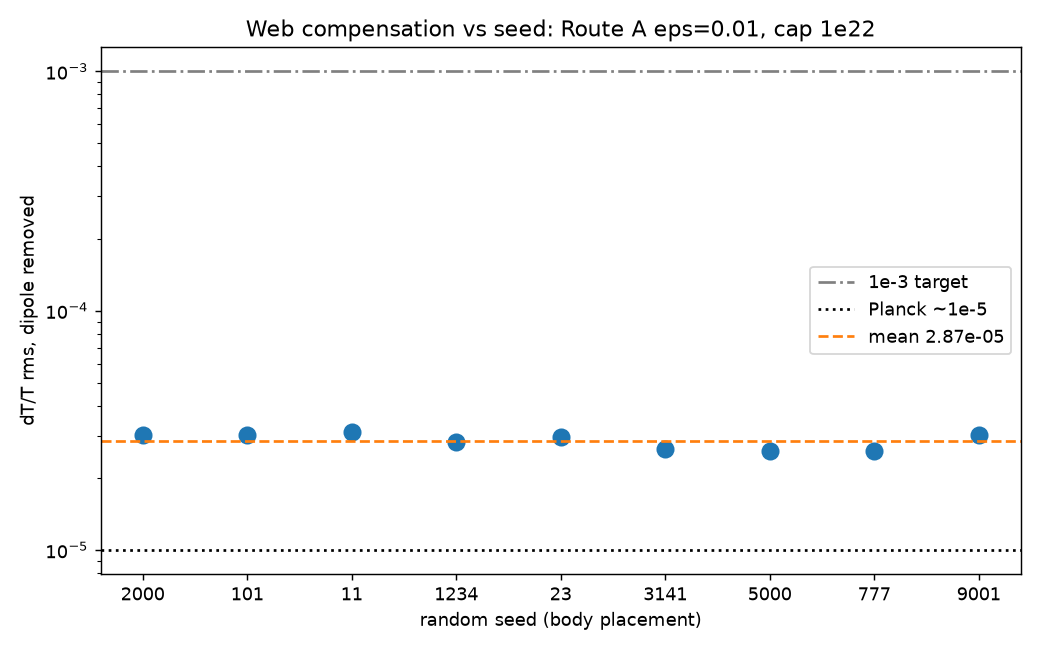

Reproduce this figure in Python.
# Seed robustness of the web compensation (Route A eps=0.01, cap 1e22). Same metric definitions as dTT_rms_vs_angle_web.py.
# Includes the original seed 2000 run (p5_web_RA0.01_M1e22) plus run_seeds.sh seeds. Writes seed_metrics.json and seed_rms.png.
import json,glob,re,numpy as np,healpy as hp,matplotlib;matplotlib.use('Agg');import matplotlib.pyplot as plt
O='/workspace/coepdf/joint_solve/phase5/';NS=64;L=3*NS-1;ll=np.arange(L+1);RHOC=2.775e11*(68.64/100)**2
def stats(m):
    a=hp.map2alm(m,lmax=L,iter=3);cl=hp.alm2cl(a);nd=m-hp.alm2map(hp.almxfl(a,(ll==1).astype(float)),NS)-m.mean()
    return float(nd.std()),float(np.sqrt(5*cl[2]/(4*np.pi)))
fs=[O+'p5_web_RA0.01_M1e22.json']+sorted(glob.glob(O+'p5_web_RA0.01_M1e22_s*.json'))
rows={}
for f in fs:
    j=json.load(open(f));z=np.load(f[:-5]+'.npz');Rs=z['Resid'];assert np.all(np.isfinite(Rs))
    r,l2=stats(Rs);R=j['R']*1e3;V=4/3*np.pi*((j['RMAXF']*R)**3-(0.075*R)**3)/j['NB'];dl=z['M']/(RHOC*V)
    rows[j['seed']]=dict(rms_nodip=r,l2_amp=l2,comp_max=j['cancel_err_max'],comp_rms=j['cancel_err_rms'],frac_at_cap=j['frac_at_bound'],
        max_abs_delta=float(np.abs(dl).max()),n_delta_lt_m1=int((dl<-1).sum()))
k=list(next(iter(rows.values())).keys());summ={q:dict(mean=float(np.mean([v[q] for v in rows.values()])),std=float(np.std([v[q] for v in rows.values()],ddof=1)) if len(rows)>1 else 0.,
    min=float(min(v[q] for v in rows.values())),max=float(max(v[q] for v in rows.values()))) for q in k}
json.dump(dict(per_seed=rows,summary=summ,n=len(rows)),open(O+'web/seed_metrics.json','w'),indent=1)
for s,v in rows.items(): print(s,' '.join(f'{q}={v[q]:.3g}' for q in k))
for q in k: print(q,summ[q])
S=list(rows);y=[rows[s]['rms_nodip'] for s in S]
fig,ax=plt.subplots(figsize=(8,5));ax.semilogy(range(len(S)),y,'o',ms=9);ax.set_xticks(range(len(S)));ax.set_xticklabels(S)
ax.axhline(1e-3,color='gray',ls='-.',label='1e-3 target');ax.axhline(1e-5,color='k',ls=':',label='Planck ~1e-5')
ax.axhline(np.mean(y),color='C1',ls='--',label=f'mean {np.mean(y):.2e}');ax.set_xlabel('random seed (body placement)');ax.set_ylabel('dT/T rms, dipole removed')
ax.set_title('Web compensation vs seed: Route A eps=0.01, cap 1e22');ax.legend();fig.tight_layout();fig.savefig(O+'web/seed_rms.png',dpi=130)
